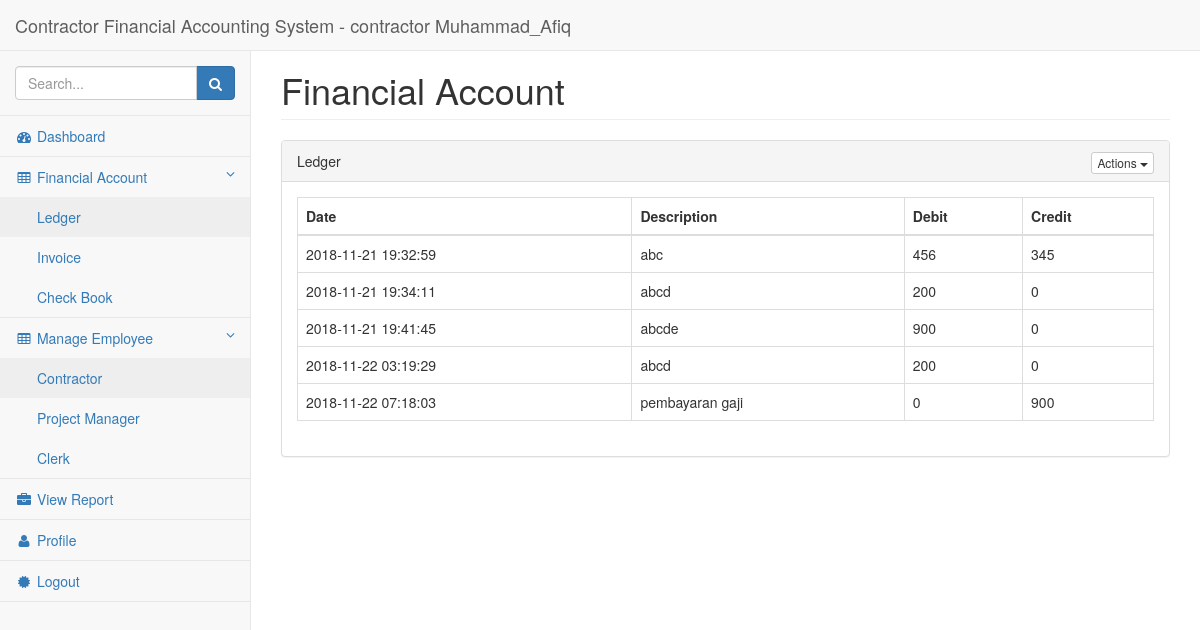
Screenshot of /user/index.php?page=financial_account (signed in) with the database file from the repository.
### tables this page shows
CREATE TABLE `ledger` (
  `id` int(11) NOT NULL,
  `date` timestamp NOT NULL DEFAULT CURRENT_TIMESTAMP ON UPDATE CURRENT_TIMESTAMP,
  `description` varchar(255) NOT NULL,
  `folio` int(11) NOT NULL,
  `debit` double NOT NULL,
  `credit` double NOT NULL,
  `balance` double NOT NULL
);

### user/includes/financial_account.php (the view, shortened to what this page needs)
<div class="row">
    <div class="col-lg-12">
        <h1 class="page-header">Financial Account</h1>
    </div>
</div>
<div class="row">
	<div class="col-lg-12">
		<div class="panel panel-default">
			<div class="panel-heading">
				Ledger
				<div class="pull-right">
	                <div class="btn-group">
	                    <button type="button" class="btn btn-default btn-xs dropdown-toggle"
	                            data-toggle="dropdown">
	                        Actions
	                        <span class="caret"></span>
	                    </button>
	                </div>
				            </div>
				</div>
				<div class="panel-body">
				<table class="table table-bordered">
					<thead>
						<tr>
							<th>Date</th>
							<th>Description</th>
							<th>Debit</th>
							<th>Credit</th>
						</tr>
					</thead>
					<tbody>
				<?php
				$query = "SELECT * FROM ledger";
				$query_result = mysqli_query($conn, $query);
				while ($row=mysqli_fetch_assoc($query_result)) {
					$db_date = $row['date'];
					$db_description = $row['description'];
					$db_debit = $row['debit'];
					$db_credit = $row['credit'];
					?>
					<tr>
						<td><?php echo $db_date; ?></td>
						<td><?php echo $db_description; ?></td>
						<td><?php echo $db_debit; ?></td>
						<td><?php echo $db_credit; ?></td>
					</tr>
					<?php
				}
				 ?>
			</tbody>
				</table>
			</div>
		</div>
	</div>
	</div>

### user/css/startmin.css (style rules this page uses)
body { background-color: #f8f8f8; }

### rows the page displays
ledger: date "2018-11-21 19:32:59", description "abc", debit "456", credit "345"
ledger: date "2018-11-21 19:34:11", description "abcd", debit "200", credit "0"
ledger: date "2018-11-21 19:41:45", description "abcde", debit "900", credit "0"
ledger: date "2018-11-22 03:19:29", description "abcd", debit "200", credit "0"
ledger: date "2018-11-22 07:18:03", description "pembayaran gaji", debit "0", credit "900"

### other values shown
$_SESSION['role'] "contractor"
$_SESSION['user'] "Muhammad_Afiq"
